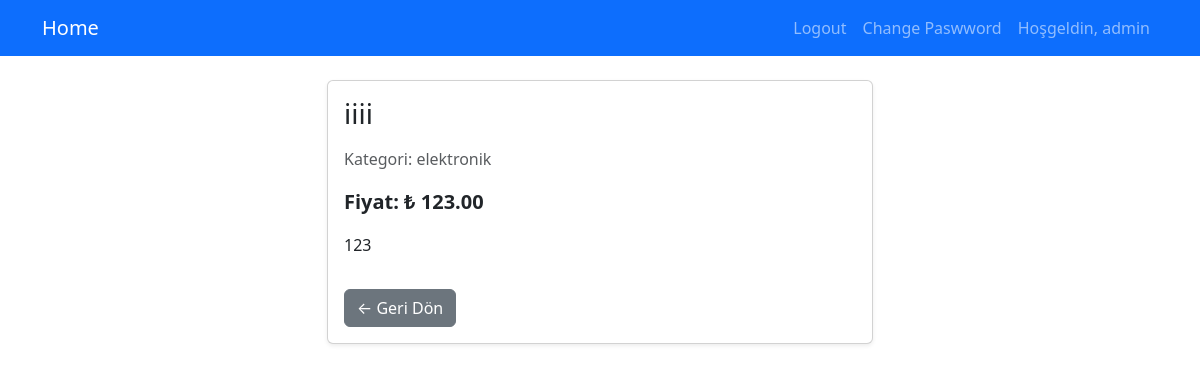
The page /products/iiiiiiiiiiiiii (signed in) on the database its author committed.
### myapp/models.py (models this page shows, shortened)
class Product(models.Model):
    name= models.CharField(max_length=50) # varchar max 50 sql karşılığı
    price = models.DecimalField( max_digits=8, decimal_places=2)
    description=models.CharField(max_length=200)
    image = models.FileField(upload_to="images/", blank=True, null=True)
    isActive= models.BooleanField(default=True)#NULL =>null=True DEĞER içeriz herhangi bir kayıt olmaz yani 0 yada 1 olarak gelmez, illa true false olmasına gerek yok
    """category=models.ForeignKey(Category, on_delete=models.CASCADE,null=True, related_name="products") # ilişki kurduk category ile burda , bir kategori silinirse ona bağlı ürünlerde silinsin istiyoruz on_delete=models.CASCADE ile , null=True bu alan boş geçilebilir demek..////Cascade yerine on_delete=models.SET_NULL da kullanılabilir bu durumda kategori silinirse ürün kalır ama kategorisi null olur null=true olması gerek ama dikkat bunu tanımlarsan, yada setdafult bi değer///"""
    supplier=models.ForeignKey(Supplier, on_delete=models.CASCADE, null=True,)
    categories=models.ManyToManyField(Category) #bir ürün birden fazla kategoriye ait olabilir bir kategoriye de birden fazla ürün ait olabilir many to many ilişki kurduk
    slug =models.SlugField(default="", null=False, db_index=True ,blank=True) #mig olucak bunun için name göre bi veri bulcaz /1 yerine products/telefonu bulcaz bunun sayesinde zaten otomatik oluşuyor sluga adminde görmemek için editable create aşamsında o kendi kendiine oluşcak zaten
    """
    def save(self, *args, **kwargs):
        # self.slug= self.name.replace(" ","-").lower() #  bu yapı yerine yada boşlukları silin türkçe akrakterleri ing yapn çeviren bir yapıyı kullancaz slugify bu yapida
        self.slug= slugify(self.name)
        super().save(*args, **kwargs)
    """

class Category(models.Model):
    name=models.CharField(max_length=70)

### myapp/views.py (the view)
# urls.py: path("<slug:slug>",views.details ,name="product_details"),#artık id ye göre bekleme değilde slug ile yapacağız eşleşmeyi viewsdada slug belirtcez id kaldırcaz
def details(request, slug):
    product = Product.objects.filter(slug=slug).first()
    categories=product.categories.all()
    return render(request, "details.html", {
        "product": product,
        "categories":categories
    })

### templates/details.html (shortened to what this page needs)
{% extends "layout.html" %}
{% load static %}
{% block css_files %}
    <link rel="stylesheet" href="{% static 'css/style.css' %}">
{% endblock %}
{% block content %}
<div class="container mt-4">
    <div class="row justify-content-center">
        <div class="col-md-6">
            <div class="card shadow-sm">
                <div class="card-body">
                    <h3 class="card-title mb-3">
                        {{ product.name }}
                    </h3>
                    <p class="text-muted">
                        Kategori:
                        {% for category in categories %}
                            {{ category.name }}
                        {% endfor %}
                    </p>
                    <p class="fs-5 fw-bold">
                        Fiyat:  ₺ {{ product.price }}
                    </p>
                    {% if product.description %}
                        <p class="mt-3">
                            {{ product.description }}
                        </p>
                    {% else %}
                        <p class="text-muted mt-3">
                            Açıklama bulunmamaktadır.
                        </p>
                    {% endif %}
                    <a href="{% url 'index' %}" class="btn btn-secondary mt-3">
                        ← Geri Dön
                    </a>
                </div>
            </div>
        </div>
    </div>
</div>
{% endblock %}

### templates/partials/_header.html (shortened to what this page needs)
<header>
    <nav class="navbar navbar-expand-lg navbar-dark bg-primary mb-3">
        <div class="container">
            <a class="navbar-brand" href="/products">Home</a>
            <div class="collapse navbar-collapse" id="navbarNav">
                <ul class="navbar-nav ms-auto">
                    {% if user.is_authenticated  %}
                    <li class="nav-item">
                        <a href="{% url 'logout' %}" class="nav-link">Logout</a>
                    </li>
                    <li class="nav-item">
                        <a href="{% url 'change_password' %}" class="nav-link">Change Paswword</a>
                    </li>
                    <li class="nav-item">
                        <a href="#" class="nav-link">Hoşgeldin, {{user.username}}</a>
                    </li>
                    {% endif %}
                </ul>
            </div>
        </div>
    </nav>
</header>

### rows shown on the page
Product: name "iiii", price "123.00", description "123"
Category: name "elektronik"

### other values the page prints
{{ user.username }} "admin"
